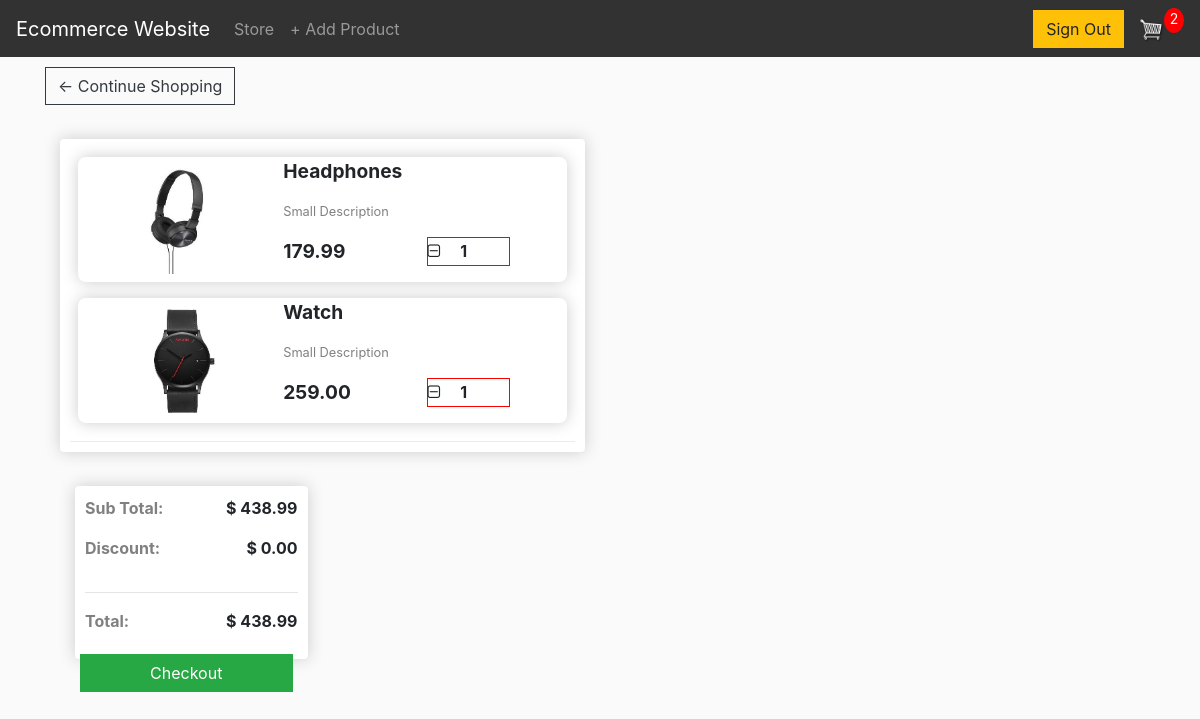
The app's page /cart/ (signed in) with its own data.
### store/models.py (models this page shows, shortened)
class OrderItem(models.Model):
    product = models.ForeignKey(Product, on_delete=models.SET_NULL, blank=True, null=True)
    order = models.ForeignKey(Order, on_delete=models.SET_NULL,  blank=True, null=True)
    quantity = models.IntegerField(default=0, null=True, blank=True)
    date_added = models.DateTimeField(auto_now_add=True)
    @property
    def get_total(self):
        total = self.product.price * self.quantity
        return total

class Product(models.Model):
    name = models.CharField(max_length= 200)
    price = models.DecimalField(max_digits=7, decimal_places=2)
    digital = models.BooleanField(default = False, null = True, blank = False)
    image = models.ImageField(null=True, blank=True)
    @property
    def imageURL(self):
        try:
            url = self.image.url
        except:
            url = ""
        return url

class Order(models.Model):
    customer = models.ForeignKey(Customer, on_delete = models.SET_NULL, blank = True, null = True)
    date_order = models.DateTimeField(auto_now_add = True)
    complete = models.BooleanField(default=False, null=True, blank=False)
    transaction_id = models.CharField(max_length=200, null=True)
    @property
    def get_cart_total(self):
        orderitems = self.orderitem_set.all()
        total = sum([item.get_total for item in orderitems])
        return total
    @property
    def get_cart_items(self):
        orderitems = self.orderitem_set.all()
        total = sum([item.quantity for item in orderitems])
        return total

### store/views.py (the view)
# urls.py: path("cart/", views.cart, name='cart'),
def cart(request):
    data = cartData(request)
    cartItems = data['cartItems']
    order = data['order']
    items = data['items']
    context = {
        'items': items,
        'order': order,
        'cartItems': cartItems,
    }
    return render(request, "store/Cart.html", context)

### store/utils.py (called while the page is built)
def cartData(request):
    if request.user.is_authenticated:
        customer = request.user.customer
        order, created = Order.objects.get_or_create(customer=customer, complete=False)
        items = order.orderitem_set.all()
        cartItems = order.get_cart_items
    else:
        cookieData = cookieCart(request)
        cartItems = cookieData['cartItems']
        order = cookieData['order']
        items = cookieData['items']
    return {'cartItems':cartItems,'order':order,'items':items,}

### store/templates/store/Cart.html (shortened to what this page needs)
{% extends 'store/Main.html' %}
{% load static %}
{% block content %}
    <div class="row cart-page">
        <div class="col-lg-12">
            <a href="{% url 'store' %}" class="btn btn-outline-dark">&#x2190; Continue Shopping</a>
            <br>
            <br>
            <div class="col-lg-6">
                <div class="box-element">
                    <div class="cart-row">
                        {% for item in items %}
                        <div class="cart-product">
                            <div class="img">
                                <img src="{{item.product.imageURL}}" alt="">
                            </div>
                            <div class="description">
                                <p class="name">{{item.product.name}}</p>
                                <p class="description">Small Description</p>
                                <div class="price_section">
                                    <p class="price">{{item.product.price|floatformat:2}}</p>
                                    <p class="quantity">
                                        <span>
                                            <i class="fa fa-minus-square-o" data-product="{{item.product.id}}" data-action="add" class="chg-quantity update-cart" ></i>
                                        </span>
                                        <span>{{item.quantity}}</span>
                                        <span>
                                        </span>
                                    </p>
                                </div>
                            </div>
                        </div>
                        {% endfor %}
                    </div>
                </div>
                <br>
                <div class="col-lg-6">
                    <div class="box-element">
                        <div class="summary_section">
                            <div class="box">
                                <p>Sub Total: </p>
                                <p>$ {{order.get_cart_total}}</p>
                            </div>
                            <div class="box">
                                <p>Discount: </p>
                                <p>$ 0.00</p>
                            </div>
                            <hr>
                            <div class="box">
                                <p>Total:</p>
                                <p>$ {{order.get_cart_total}}</p>
                            </div>
                        </div>
                            <a href="{% url 'checkout' %}" class="btn btn-success btn-block" style="float: right; margin: 5px">Checkout</a>
                    </div>
                </div>
            </div>
            <br>
        </div>
    </div>
{% endblock %}

### store/static/css/main.css (style rules this page uses)
html { scroll-behavior: smooth; }
body { background-color: hsl(0, 0%, 98%); }
.box-element { box-shadow: hsl(0, 0%, 80%) 0 0 16px; background-color: #fff; border-radius: 4px; padding: 10px; }
.col-lg-4, .col-lg-6, .col-lg-8, .col-lg-12 { margin-top: 10px; }
.btn { border-radius: 0; }
.cart-row { display: flex; align-items: flex-stretch; padding-bottom: 10px; margin-bottom: 10px; border-bottom: 1px solid #ececec; }
.quantity { display: inline-block; font-weight: 700; padding-right: 10px; }
.box-element .cart-row { display: flex; flex-direction: column; max-width: 550px; justify-content: center; align-items: center; margin: auto; }
.box-element .cart-row .cart-product { display: flex; border-radius: .5rem; margin: .5rem; box-shadow: hsl(0, 0%, 80%) 0 0 16px; }
.box-element .cart-product .img { width: 40%; position: relative; margin: .5rem; }
.box-element .cart-product .img img { width: 100%; height: 100%; object-fit: cover; }
.box-element .cart-product .description { width: 60%; display: flex; flex-direction: column; }
.box-element .cart-product .description .name { font-weight: bold; font-size: 1.2em; }
.box-element .cart-product .description .description { font-size: .8em; color: gray; }
.box-element .cart-product .description .price_section { display: flex; width: 80%; justify-content: space-between; }
.box-element .cart-product .description .price { font-weight: bold; font-size: 1.2em; flex: 2; }
.box-element .cart-product .description .quantity { border: 1px solid red; flex: 1; display: flex; justify-content: space-between; align-items: center; }
.box-element .summary_section .box { display: flex; justify-content: space-between; align-items: center; }
.box-element .summary_section .box p:first-child { font-weight: bold; color: gray; }
.box-element .summary_section .box p:last-child { font-weight: bold; }

### records on screen
OrderItem: product.imageURL (picture), product.name "Headphones", product.price "179.99", quantity "1"
OrderItem: product.imageURL (picture), product.name "Watch", product.price "259.00", quantity "1"
Order: get_cart_total "438.99"

### other values on screen
{{ cartItems }} "2"
